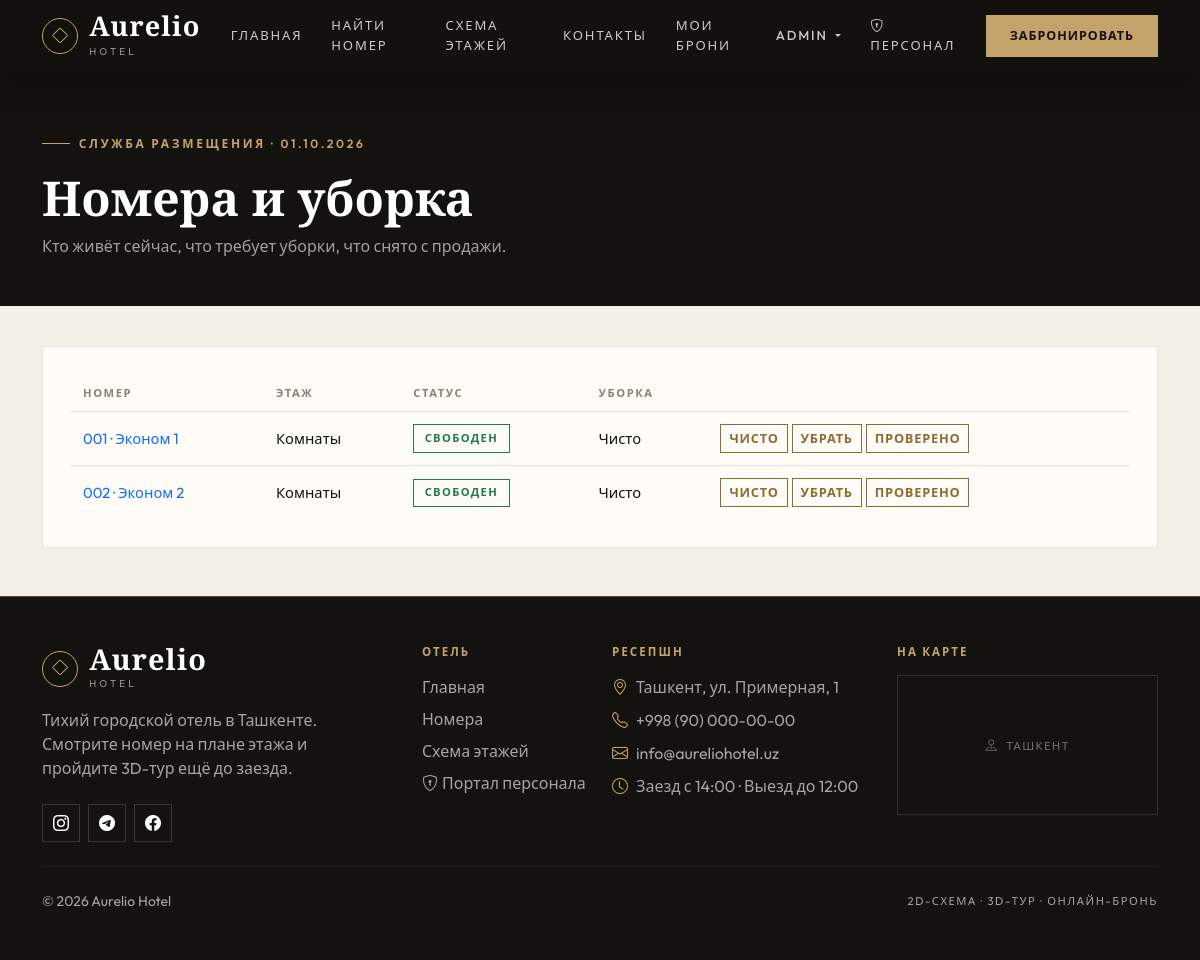
/staff/rooms/ (signed in), run on an earlier commit of the app's database.
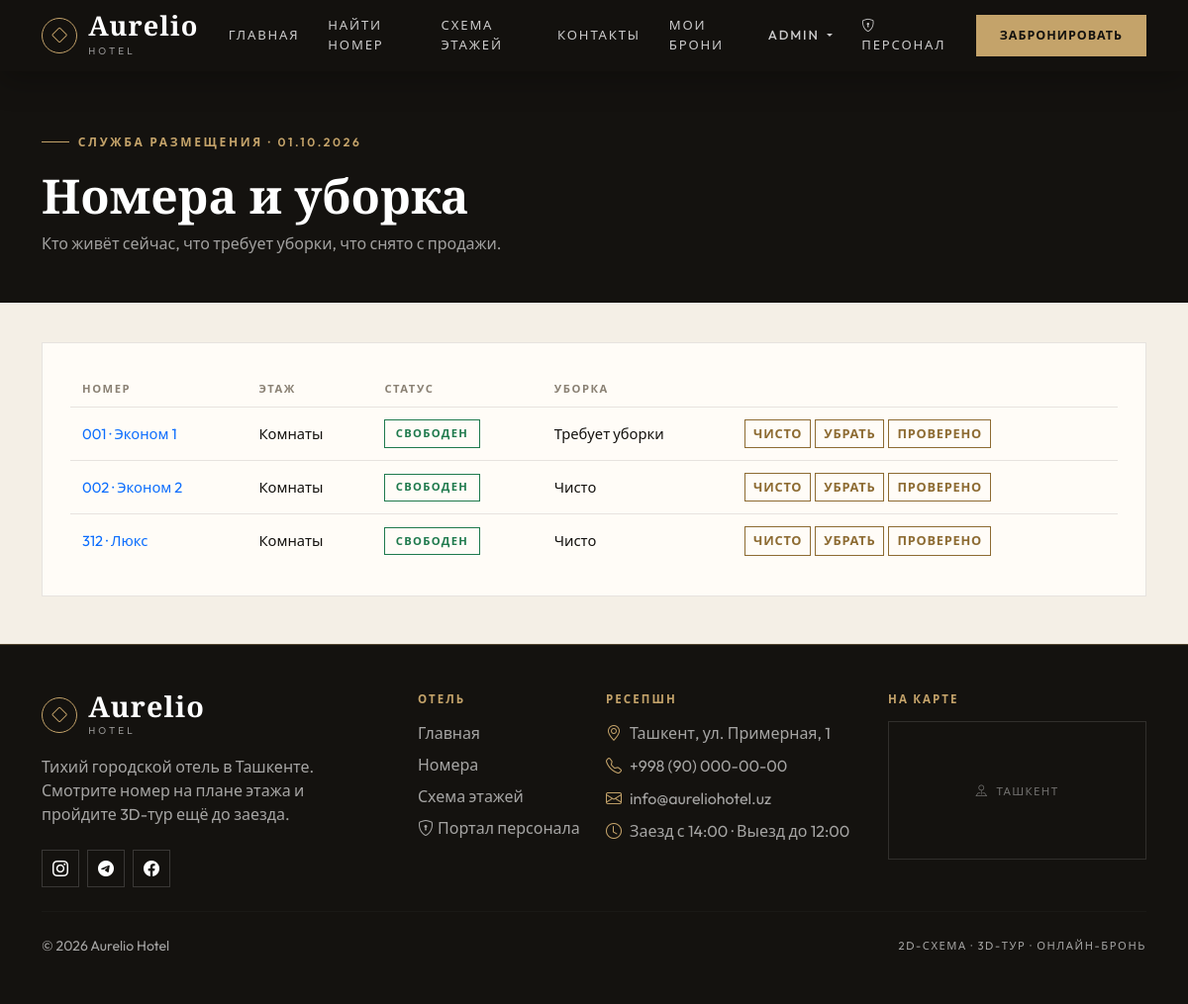
And on a later commit of the database.
### rooms/models.py (models this page shows, shortened)
class Room(models.Model):
    HOUSEKEEPING_CHOICES = [
        ('clean', 'Чисто'),
        ('dirty', 'Требует уборки'),
        ('inspected', 'Проверено менеджером'),
        ('out_of_service', 'Вне эксплуатации'),
    ]
    floor = models.ForeignKey(
        Floor,
        on_delete=models.CASCADE,
        related_name='rooms',
        null=True,
        blank=True,
        verbose_name="Этаж"
    )
    room_number = models.CharField(
        max_length=10, blank=True, verbose_name="Номер комнаты", help_text="Например, 201"
    )
    title = models.CharField(max_length=200, verbose_name="Название номера")
    description = models.TextField(verbose_name="Описание")
    image = models.ImageField(upload_to='rooms/', blank=True, null=True, verbose_name="Фото номера")
    price_per_night = models.DecimalField(max_digits=10, decimal_places=2, verbose_name="Цена за ночь ($)")
    capacity = models.IntegerField(default=2, verbose_name="Вместимость (чел)")
    amenities = models.ManyToManyField(Amenity, blank=True, related_name='rooms', verbose_name="Удобства")
    homebyme_embed_url = models.URLField(blank=True, null=True, verbose_name="Ссылка на 3D-тур HomeByMe")
    model_3d = models.FileField(upload_to='rooms_3d/', blank=True, null=True, verbose_name="3D-модель номера (.glb)")
    x_pos = models.IntegerField(default=50, verbose_name="Позиция X (%)")
    y_pos = models.IntegerField(default=50, verbose_name="Позиция Y (%)")
    is_active = models.BooleanField(default=True, verbose_name="Доступен для бронирования")
    housekeeping = models.CharField(
        max_length=20, choices=HOUSEKEEPING_CHOICES, default='clean', verbose_name="Статус уборки"
    )
    class Meta:
        verbose_name = "Номер"
        verbose_name_plural = "Номера"
        ordering = ('room_number', 'title')
    @property
    def display_number(self):
        return self.room_number or f"{self.pk:03d}"
    @property
    def is_bookable(self):
        return self.is_active and self.housekeeping != 'out_of_service'

class Floor(models.Model):
    number = models.IntegerField(unique=True, verbose_name="Номер этажа")
    title = models.CharField(max_length=100, verbose_name="Название этажа")
    plan_image = models.ImageField(upload_to='floors/', blank=True, null=True, verbose_name="2D-схема этажа")
    class Meta:
        verbose_name = "Этаж"
        verbose_name_plural = "Этажи"
        ordering = ['number']

### staff/views.py (the view)
# urls.py: path('rooms/', views.rooms_board, name='rooms_board'),
@staff_required
def rooms_board(request):
    today = timezone.localdate()
    rooms = (
        Room.objects.select_related('floor')
        .annotate(
            active_bookings=Count('bookings', filter=Q(bookings__status__in=Booking.ACTIVE_STATUSES)),
        )
        .order_by('floor__number', 'room_number')
    )
    context = {
        'floors': Floor.objects.all().order_by('number'),
        'rooms': rooms,
        'occupied_ids': set(
            Booking.objects.filter(
                status=Booking.STATUS_CHECKED_IN, check_in__lte=today, check_out__gt=today
            ).values_list('room_id', flat=True)
        ),
        'today': today,
    }
    return render(request, 'staff/rooms_board.html', context)

### staff/context_processors.py (called while the page is built)
def staff_status(request):
    user = getattr(request, 'user', None)
    staff_member = is_staff_member(user) if user else False
    profile = get_staff_profile(user) if staff_member else None
    return {
        'is_staff_member': staff_member,
        'staff_profile': profile,
        'can_manage_bookings': bool(profile and profile.can_manage_bookings) or bool(
            user and user.is_superuser
        ),
    }

### templates/staff/rooms_board.html (shortened to what this page needs)
{% extends 'base.html' %}
{% block content %}
<section class="page-band">
  <div class="container">
    <span class="hero-eyebrow">Служба размещения · {{ today|date:"d.m.Y" }}</span>
    <h1 class="mt-3">Номера и уборка</h1>
    <p>Кто живёт сейчас, что требует уборки, что снято с продажи.</p>
  </div>
</section>
<div class="container pb-5">
  <div class="table-responsive panel-card">
    <table class="data-table">
      <thead><tr><th>Номер</th><th>Этаж</th><th>Статус</th><th>Уборка</th><th></th></tr></thead>
      <tbody>
        {% for room in rooms %}
          <tr>
            <td><a href="{% url 'rooms:room_detail' room.pk %}">{{ room.display_number }} · {{ room.title }}</a></td>
            <td>{{ room.floor.title|default:"—" }}</td>
            <td>
              {% if room.pk in occupied_ids %}
                <span class="status-chip status-in">Занят</span>
              {% elif room.is_bookable %}
                <span class="status-chip status-confirmed">Свободен</span>
              {% else %}
                <span class="status-chip status-cancelled">Не продаётся</span>
              {% endif %}
            </td>
            <td>{{ room.get_housekeeping_display }}</td>
            <td>
              <form method="post" action="{% url 'staff:housekeeping_action' room.pk %}" class="d-flex gap-1">
                <button name="housekeeping" value="clean" class="btn btn-outline-copper btn-sm">Чисто</button>
                <button name="housekeeping" value="dirty" class="btn btn-outline-copper btn-sm">Убрать</button>
                <button name="housekeeping" value="inspected" class="btn btn-outline-copper btn-sm">Проверено</button>
              </form>
            </td>
          </tr>
        {% empty %}
          <tr><td colspan="5" class="text-muted">Номеров пока нет.</td></tr>
        {% endfor %}
      </tbody>
    </table>
  </div>
</div>
{% endblock %}

### templates/base.html (shortened to what this page needs)
<!DOCTYPE html>
<html lang="ru">
<head>
<link href="https://cdn.jsdelivr.net/npm/bootstrap@5.3.0/dist/css/bootstrap.min.css" rel="stylesheet">
<link rel="stylesheet" href="https://cdn.jsdelivr.net/npm/bootstrap-icons@1.11.0/font/bootstrap-icons.css">
</head>
<body class="d-flex flex-column min-vh-100">
<nav class="navbar navbar-expand-lg site-navbar fixed-top">
  <div class="container">
    <a class="navbar-brand" href="{% url 'rooms:room_list' %}">
      <span class="brand-mark"><i class="bi bi-diamond"></i></span>
      <span>
        <span class="brand-word">Aurelio</span>
        <span class="brand-sub">Hotel</span>
      </span>
    </a>
    <div class="collapse navbar-collapse" id="navbarNav">
      <ul class="navbar-nav ms-auto mb-2 mb-lg-0 align-items-lg-center">
        <li class="nav-item"><a class="nav-link" href="{% url 'rooms:room_list' %}">Главная</a></li>
        <li class="nav-item"><a class="nav-link" href="{% url 'rooms:room_search' %}">Найти номер</a></li>
        <li class="nav-item"><a class="nav-link" href="{% url 'rooms:hotel_floors' %}">Схема этажей</a></li>
        <li class="nav-item"><a class="nav-link" href="{% url 'rooms:room_list' %}#visit">Контакты</a></li>
        {% if user.is_authenticated %}
          <li class="nav-item"><a class="nav-link" href="{% url 'bookings:my_bookings' %}">Мои брони</a></li>
          <li class="nav-item dropdown">
            <a class="nav-link dropdown-toggle" href="#" role="button" data-bs-toggle="dropdown" aria-expanded="false">
              {{ user.get_full_name|default:user.username }}
            </a>
          </li>
        {% else %}
          <li class="nav-item"><a class="nav-link" href="{% url 'bookings:booking_lookup' %}">Моя бронь</a></li>
          <li class="nav-item"><a class="nav-link" href="{% url 'accounts:login' %}">Вход</a></li>
        {% endif %}
        <li class="nav-item">
          <a class="nav-link" href="{% if is_staff_member %}{% url 'staff:dashboard' %}{% else %}{% url 'accounts:staff_login' %}{% endif %}">
            <i class="bi bi-shield-lock me-1"></i>Персонал
          </a>
        </li>
        <li class="nav-item ms-lg-3 mt-2 mt-lg-0">
          <a href="{% url 'rooms:room_search' %}" class="btn btn-gold btn-sm">Забронировать</a>
        </li>
      </ul>
    </div>
  </div>
</nav>
<main class="flex-grow-1">
  {% block content %}{% endblock %}
</main>
<footer class="site-footer py-5 mt-auto">
  <div class="container">
    <div class="row gy-4">
      <div class="col-lg-4">
        <div class="footer-brand mb-3">
          <span class="brand-mark"><i class="bi bi-diamond"></i></span>
          <span>
            <span class="brand-word">Aurelio</span>
            <span class="brand-sub">Hotel</span>
          </span>
        </div>
        <p class="mb-4" style="max-width: 320px;">Тихий городской отель в Ташкенте. Смотрите номер на плане этажа и пройдите 3D-тур ещё до заезда.</p>
        <div class="social-icons d-flex gap-2">
          <a href="https://www.instagram.com/" aria-label="Instagram"><i class="bi bi-instagram"></i></a>
          <a href="https://web.telegram.org/a/" aria-label="Telegram"><i class="bi bi-telegram"></i></a>
          <a href="https://www.facebook.com/" aria-label="Facebook"><i class="bi bi-facebook"></i></a>
        </div>
      </div>
      <div class="col-lg-2 col-6">
        <h6 class="mb-3">Отель</h6>
        <ul class="list-unstyled d-flex flex-column gap-2">
          <li><a href="{% url 'rooms:room_list' %}">Главная</a></li>
          <li><a href="{% url 'rooms:room_list' %}#stay">Номера</a></li>
          <li><a href="{% url 'rooms:hotel_floors' %}">Схема этажей</a></li>
          <li><a href="{% if is_staff_member %}{% url 'staff:dashboard' %}{% else %}{% url 'accounts:staff_login' %}{% endif %}"><i class="bi bi-shield-lock me-1"></i>Портал персонала</a></li>
        </ul>
      </div>
      <div class="col-lg-3 col-6">
        <h6 class="mb-3">Ресепшн</h6>
        <ul class="list-unstyled footer-contact">
          <li><i class="bi bi-geo-alt me-2" style="color: var(--gold);"></i>Ташкент, ул. Примерная, 1</li>
          <li><i class="bi bi-telephone me-2" style="color: var(--gold);"></i>+998 (90) 000-00-00</li>
          <li><i class="bi bi-envelope me-2" style="color: var(--gold);"></i>info@aureliohotel.uz</li>
          <li><i class="bi bi-clock me-2" style="color: var(--gold);"></i>Заезд с 14:00 · Выезд до 12:00</li>
        </ul>
      </div>
      <div class="col-lg-3">
        <h6 class="mb-3">На карте</h6>
        <div style="border: 1px solid rgba(255,255,255,0.12); height: 140px; display: flex; align-items: center; justify-content: center; color: rgba(255,255,255,0.4); letter-spacing: 0.12em; text-transform: uppercase; font-size: 0.72rem;">
          <span><i class="bi bi-pin-map me-2"></i>Ташкент</span>
        </div>
      </div>
    </div>
    <hr class="my-4">
    <div class="d-flex flex-column flex-md-row justify-content-between align-items-center gap-2 small">
      <p class="mb-0">&copy; 2026 Aurelio Hotel</p>
      <p class="mb-0" style="letter-spacing: 0.14em; text-transform: uppercase; font-size: 0.7rem;">2D-схема · 3D-тур · Онлайн-бронь</p>
    </div>
  </div>
</footer>
</body>
</html>

What changed in the data, as far as the page shows it:
changed Room "Эконом 1": housekeeping "Чисто" → "Требует уборки"
added Room: display_number "312", title "Люкс", floor "Комнаты", is_active "СВОБОДЕН", housekeeping "Чисто"
